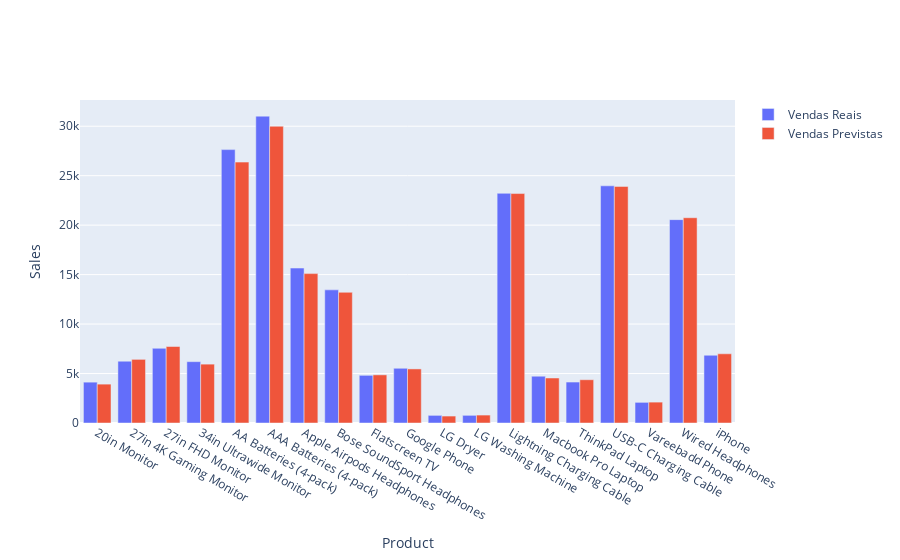

The notebook cell this image was saved under:
### Code cell
forecast_comparisson(last_day, product_col='Product', real_sales_col='Amount', forecast_col='Forecast')

### Figure 1 — Plotly figure (JSON) as saved in the notebook; plotly's stock layout.template omitted (floating-point values rounded to 4 significant figures)
{"data": [{"name": "Vendas Reais", "type": "bar", "x": ["20in Monitor", "27in 4K Gaming Monitor", "27in FHD Monitor", "34in Ultrawide Monitor", "AA Batteries (4-pack)", "AAA Batteries (4-pack)", "Apple Airpods Headphones", "Bose SoundSport Headphones", "Flatscreen TV", "Google Phone", "LG Dryer", "LG Washing Machine", "Lightning Charging Cable", "Macbook Pro Laptop", "ThinkPad Laptop", "USB-C Charging Cable", "Vareebadd Phone", "Wired Headphones", "iPhone"], "y": [4129, 6244, 7550, 6199, 27635, 31017, 15661, 13457, 4819, 5532, 771, 774, 23217, 4728, 4140, 23975, 2086, 20557, 6849]}, {"name": "Vendas Previstas", "type": "bar", "x": ["20in Monitor", "27in 4K Gaming Monitor", "27in FHD Monitor", "34in Ultrawide Monitor", "AA Batteries (4-pack)", "AAA Batteries (4-pack)", "Apple Airpods Headphones", "Bose SoundSport Headphones", "Flatscreen TV", "Google Phone", "LG Dryer", "LG Washing Machine", "Lightning Charging Cable", "Macbook Pro Laptop", "ThinkPad Laptop", "USB-C Charging Cable", "Vareebadd Phone", "Wired Headphones", "iPhone"], "y": [3929, 6433, 7732, 5950, 26371, 29995, 15100, 13211, 4865, 5467, 702, 802, 23193, 4549, 4374, 23914, 2111, 20749, 6995]}], "layout": {"barmode": "group", "xaxis": {"title": {"text": "Product"}}, "yaxis": {"title": {"text": "Sales"}}}}
